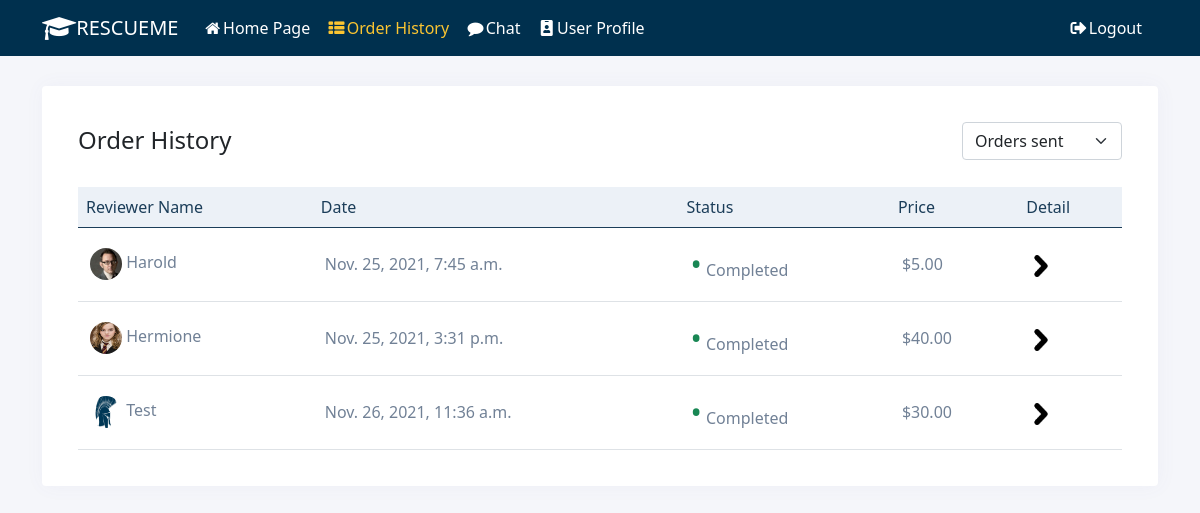
Screenshot of /order/ (signed in) with the database file from the repository.
### resume_review/models.py (models this page shows)
class Order(models.Model):
    PENDING = 'Pending'
    ACCEPT = 'Accepted'
    REJECT = 'Cancelled'
    COMPLETE = 'Completed'
    Order_State = [
        (PENDING, 'Pending'),
        (ACCEPT, 'Accepted'),
        (REJECT, 'Cancelled'),
        (COMPLETE, 'Completed'),
    ]
    account = models.ForeignKey(Account, on_delete=models.PROTECT)
    reviewer = models.ForeignKey(Reviewer, on_delete=models.PROTECT)
    create_at = models.DateTimeField(null=False, default=timezone.now)
    finished_at = models.DateTimeField(null=True, default=None)
    state = models.CharField(
        max_length=100, choices=Order_State, default=PENDING)
    resume = models.FileField(upload_to='resumes', null=True)

class Reviewer(models.Model):
    account = models.ForeignKey(Account, on_delete=models.CASCADE)
    price = models.DecimalField(max_digits=6, decimal_places=2, default=0)
    specialized_field = models.CharField(max_length=255)
    self_intro = models.TextField()
    DELIVERY_TIME_CHOICES = [
        ('delivery_1', 'One week'),
        ('delivery_2', 'Two weeks'),
        ('delivery_3', 'Three weeks'),
        ('delivery_4', 'Four weeks or more'),
    ]
    rate = models.FloatField(default=0)
    delivery_time = models.CharField(
        max_length=255, choices=DELIVERY_TIME_CHOICES, default='delivery_1')

class Account(models.Model):
    FRESHMEN = 'Freshmen'
    SOPHOMORE = 'Sophomore'
    JUNIOR = 'Junior'
    SENIOR = 'Senior'
    GRADUATE = 'Graduate'
    ACADEMIC_STANDING = [
        (FRESHMEN, 'Freshmen'),
        (SOPHOMORE, 'Sophomore'),
        (JUNIOR, 'Junior'),
        (SENIOR, 'Senior'),
        (GRADUATE, 'Graduate'),
    ]
    MAJOR = source_api.get_major_list()
    user = models.ForeignKey(User, on_delete=models.CASCADE)
    first_name = models.CharField(max_length=255)
    last_name = models.CharField(max_length=255)
    major = models.CharField(max_length=255, choices=MAJOR)
    academic = models.CharField(
        max_length=255, choices=ACADEMIC_STANDING)
    phone = models.CharField(max_length=12)
    create_at = models.DateField(auto_now=True)
    avatar = models.ImageField(
        upload_to='profile_pic', null=True, default='user.png')

### resume_review/views.py (the view)
# urls.py: path('order/', views.OrderPageView.as_view(), name='order'),
class OrderPageView(TemplateView):
    template_name = "order.html"
    def get(self, request, *args, **kwargs):
        context = self.get_context_data(**kwargs)
        if not self.request.user.is_authenticated:
            return HttpResponseRedirect('/')
        return self.render_to_response(context)
    def get_context_data(self, **kwargs):
        context = super().get_context_data(**kwargs)
        user = self.request.user
        current_account = user_api.get_account_by_user(user)
        user_order = Order.objects.filter(account=current_account)
        current_reviewer = user_api.get_reviewer_by_account(current_account)
        reviewer_order = Order.objects.filter(
            reviewer=current_reviewer) if current_reviewer is not None else None
        context['user_order'] = user_order
        context['reviewer_order'] = reviewer_order
        return context

### resume_review/user_api.py (called while the page is built)
def get_reviewer_by_account(account):
    try:
        reviewers = Reviewer.objects.filter(account=account)
        if len(reviewers) == 0:
            logger.error('cannot find reviewer for %s' % account.user)
            return None
        return reviewers[0]
    except:
        logger.error('get_reviewer_by_account failed')
    return None

def get_account_by_user(user):
    try:
        accounts = Account.objects.filter(user=user)
        if len(accounts) == 0:
            logger.error('cannot find account for user %s' % user)
            return None
        return accounts[0]
    except:
        logger.error('get_account_by_user failed')
    return None

### resume_review/templates/order.html (shortened to what this page needs)
{% extends "base.html" %}
{% load static %}
{% block content %}
<link rel="stylesheet" href="{% static 'css/orderpage.css' %}" />
<div class="container">
    <div class="row">
        <div class="col-xl-12">
            <div class="card">
                <div class="card-body">
                    <div class="row mb-2">
                        <div class="col-sm-9"><h4 class="header-title pb-3 mt-1">Order History</h4></div>
                        <div class="col-sm-3">
                            <select class="form-select" id="order-select" style="width:160px;float:right">
                                <option>Orders sent</option>
                            </select>
                        </div>
                    </div>
                    <div class="table-responsive">
                        <table class="table table-hover mb-0" id="reviewer-table">
                    <thead>
                        <tr>
                            <th>Reviewer Name</th>
                            <th>Date</th>
                            <th>Status</th>
                            <th>Price</th>
                            <th>Detail</th>
                        </tr>
                    </thead>
                    <tbody>
                        {% for order in user_order %}
                        <tr data-href= "/order_detail/?order_id={{ order.id }}">
                            <td><img src="{{order.reviewer.account.avatar.url}}" alt="" class="thumb-sm rounded-circle mr-2">  {{ order.reviewer.account.first_name }}</td>
                            <td>{{ order.create_at }}</td>
                            <td id = "status-of-order">
                            <span class="status {{ order.state }}">•</span>
                            {{ order.state }}
                            </td>
                            <td>${{ order.reviewer.price }}</td>
                            <td class='go-to-detail'>
                                <a href="/order_detail/?order_id={{ order.id }}"> <img src="{% static 'img/right-arrow.png' %}"></a>
                            </td>
                        </tr>
                        {% endfor %}
                    </tbody>
                </table>
                </div>
            </div>
        </div>
    </div>
</div>
{% endblock %}

### static/css/orderpage.css (style rules this page uses)
img { height: 22px; width: 22px; }
th { padding: 15px 20px 20px 15px; }
th { color: #003658; }
td { padding: 15px; }
table { width: 90%; margin: auto; background-color: #fff; }
body { background:#f5f6fa; }
.card { border: none; -webkit-box-shadow: 1px 0 20px rgba(96,93,175,.05); box-shadow: 1px 0 20px rgba(96,93,175,.05); margin-bottom: 30px; margin-top:30px; padding:20px; }
.table th { font-weight: 500; color: #1b3d59; }
.table thead { background-color: #ECF1F7; }
.table>tbody>tr>td, .table>tfoot>tr>td, .table>thead>tr>td { padding: 14px 12px; vertical-align: middle; }
.table tr td { color: #718196; }
.thumb-sm { height: 32px; width: 32px; }
.status { font-size:30px; }

### rows the page displays
Order: reviewer.account.avatar (picture), reviewer.account.first_name "Harold", create_at "Nov. 25, 2021, 7:45 a.m.", state "Completed", reviewer.price "5.00"
Order: reviewer.account.avatar (picture), reviewer.account.first_name "Hermione", create_at "Nov. 25, 2021, 3:31 p.m.", state "Completed", reviewer.price "40.00"
Order: reviewer.account.avatar (picture), reviewer.account.first_name "Test", create_at "Nov. 26, 2021, 11:36 a.m.", state "Completed", reviewer.price "30.00"
